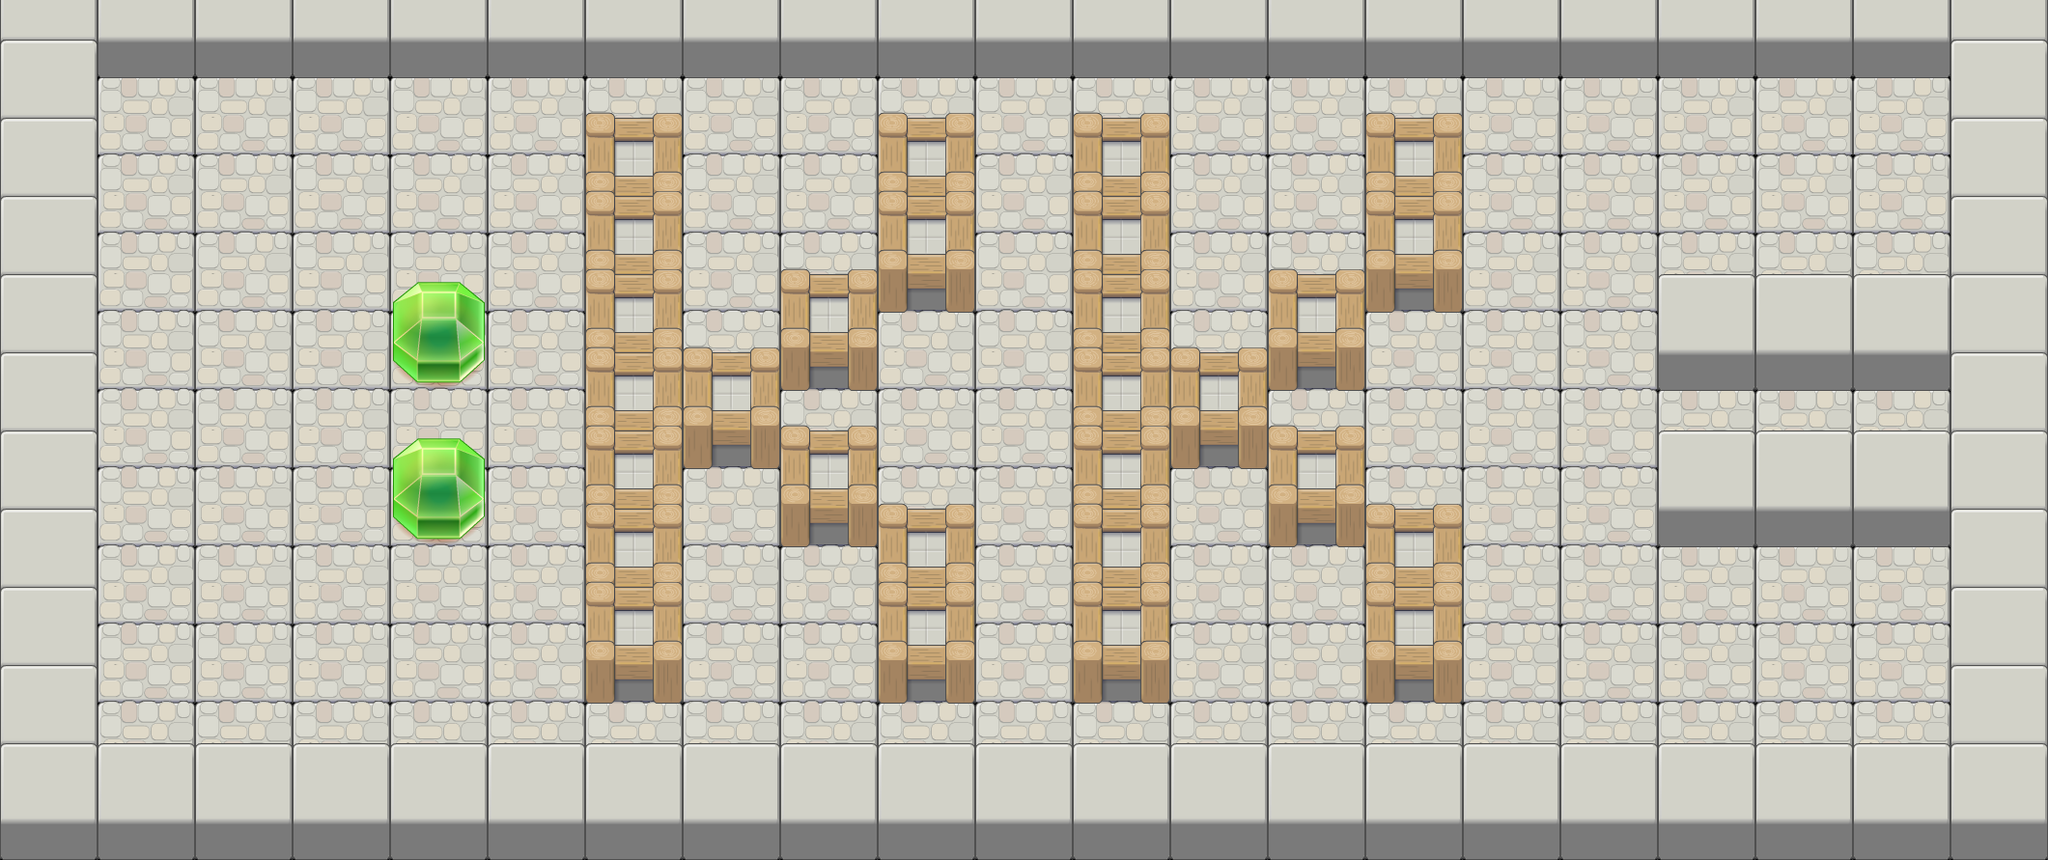

This game map was drawn from its Tiled (.tmx) file and the tilesets committed beside it. A one-line description and the trimmed map source follow:
An orthogonal 21x11 tile map with 101x81 px tiles, 3 tile layers (floor, obstacles, portals), 1 hidden layer not drawn and 94 objects.

<map version="1.0" orientation="orthogonal" width="21" height="11" tilewidth="101" tileheight="81">
  <tileset firstgid="1" source="tileset.tsx" />
  <layer name="floor" width="21" height="11">
    <properties>
      <property name="cc_vertexz" value="-20" />
    </properties>
    <data>[231 cells, 231 non-empty, 1 distinct tile ids]</data>
  </layer>
  <layer name="obstacles" width="21" height="11">
    <properties>
      <property name="cc_vertexz" value="automatic" />
      <property name="cc_alpha_func" value="0.5" />
    </properties>
    <data>[231 cells, 94 non-empty, 2 distinct tile ids]</data>
  </layer>
  <layer name="items" width="21" height="11" visible="0">
    <properties>
      <property name="cc_vertexz" value="automatic" />
      <property name="cc_alpha_func" value="0.5" />
    </properties>
    <data>[231 cells, 0 non-empty, 0 distinct tile ids]</data>
  </layer>
  <layer name="portals" width="21" height="11">
    <properties>
      <property name="cc_vertexz" value="automatic" />
      <property name="cc_alpha_func" value="0.5" />
    </properties>
    <data>[231 cells, 2 non-empty, 1 distinct tile ids]</data>
  </layer>
  <objectgroup name="colliders" width="21" height="11">
    <object name="" x="0" y="0" width="101" height="40" />
    <object name="" x="101" y="0" width="101" height="40" />
    <object name="" x="202" y="0" width="101" height="40" />
    <object name="" x="303" y="0" width="101" height="40" />
    <object name="" x="404" y="0" width="101" height="40" />
    <object name="" x="505" y="0" width="101" height="40" />
    <object name="" x="606" y="0" width="101" height="40" />
    <object name="" x="707" y="0" width="101" height="40" />
    <object name="" x="808" y="0" width="101" height="40" />
    <object name="" x="909" y="0" width="101" height="40" />
    <object name="" x="1010" y="0" width="101" height="40" />
    <object name="" x="1111" y="0" width="101" height="40" />
    <object name="" x="1212" y="0" width="101" height="40" />
    <object name="" x="1313" y="0" width="101" height="40" />
    <object name="" x="1414" y="0" width="101" height="40" />
    <object name="" x="1515" y="0" width="101" height="40" />
    <object name="" x="1616" y="0" width="101" height="40" />
    <object name="" x="1717" y="0" width="101" height="40" />
    <object name="" x="1818" y="0" width="101" height="40" />
    <object name="" x="1919" y="0" width="101" height="40" />
    <object name="" x="2020" y="0" width="101" height="40" />
    <object name="" x="0" y="81" width="101" height="40" />
    <object name="" x="2020" y="81" width="101" height="40" />
    <object name="" x="0" y="162" width="101" height="40" />
    <object name="" x="606" y="162" width="101" height="40" />
    <object name="" x="909" y="162" width="101" height="40" />
    <object name="" x="1111" y="162" width="101" height="40" />
    <object name="" x="1414" y="162" width="101" height="40" />
    <object name="" x="2020" y="162" width="101" height="40" />
    <object name="" x="0" y="243" width="101" height="40" />
    <object name="" x="606" y="243" width="101" height="40" />
    <object name="" x="909" y="243" width="101" height="40" />
    <object name="" x="1111" y="243" width="101" height="40" />
    <object name="" x="1414" y="243" width="101" height="40" />
    <object name="" x="2020" y="243" width="101" height="40" />
    <object name="" x="0" y="324" width="101" height="40" />
    <object name="" x="606" y="324" width="101" height="40" />
    <object name="" x="808" y="324" width="101" height="40" />
    <object name="" x="1111" y="324" width="101" height="40" />
    <object name="" x="1313" y="324" width="101" height="40" />
    <object name="" x="1717" y="324" width="101" height="40" />
    <object name="" x="1818" y="324" width="101" height="40" />
    <object name="" x="1919" y="324" width="101" height="40" />
    <object name="" x="2020" y="324" width="101" height="40" />
    <object name="" x="0" y="405" width="101" height="40" />
    <object name="" x="606" y="405" width="101" height="40" />
    <object name="" x="707" y="405" width="101" height="40" />
    <object name="" x="1111" y="405" width="101" height="40" />
    <object name="" x="1212" y="405" width="101" height="40" />
    <object name="" x="2020" y="405" width="101" height="40" />
    <object name="" x="0" y="486" width="101" height="40" />
    <object name="" x="606" y="486" width="101" height="40" />
    <object name="" x="808" y="486" width="101" height="40" />
    <object name="" x="1111" y="486" width="101" height="40" />
    <object name="" x="1313" y="486" width="101" height="40" />
    <object name="" x="1717" y="486" width="101" height="40" />
    <object name="" x="1818" y="486" width="101" height="40" />
    <object name="" x="1919" y="486" width="101" height="40" />
    <object name="" x="2020" y="486" width="101" height="40" />
    <object name="" x="0" y="567" width="101" height="40" />
    <object name="" x="606" y="567" width="101" height="40" />
    <object name="" x="909" y="567" width="101" height="40" />
    <object name="" x="1111" y="567" width="101" height="40" />
    <object name="" x="1414" y="567" width="101" height="40" />
    <object name="" x="2020" y="567" width="101" height="40" />
    <object name="" x="0" y="648" width="101" height="40" />
    <object name="" x="606" y="648" width="101" height="40" />
    <object name="" x="909" y="648" width="101" height="40" />
    <object name="" x="1111" y="648" width="101" height="40" />
    <object name="" x="1414" y="648" width="101" height="40" />
    <object name="" x="2020" y="648" width="101" height="40" />
    <object name="" x="0" y="729" width="101" height="40" />
    <object name="" x="2020" y="729" width="101" height="40" />
    <object name="" x="0" y="810" width="101" height="40" />
    <object name="" x="101" y="810" width="101" height="40" />
    <object name="" x="202" y="810" width="101" height="40" />
    <object name="" x="303" y="810" width="101" height="40" />
    <object name="" x="404" y="810" width="101" height="40" />
    <object name="" x="505" y="810" width="101" height="40" />
    <object name="" x="606" y="810" width="101" height="40" />
    <object name="" x="707" y="810" width="101" height="40" />
    <object name="" x="808" y="810" width="101" height="40" />
    <object name="" x="909" y="810" width="101" height="40" />
    <object name="" x="1010" y="810" width="101" height="40" />
    <object name="" x="1111" y="810" width="101" height="40" />
    <object name="" x="1212" y="810" width="101" height="40" />
    <object name="" x="1313" y="810" width="101" height="40" />
    <object name="" x="1414" y="810" width="101" height="40" />
    <object name="" x="1515" y="810" width="101" height="40" />
    <object name="" x="1616" y="810" width="101" height="40" />
    <object name="" x="1717" y="810" width="101" height="40" />
    <object name="" x="1818" y="810" width="101" height="40" />
    <object name="" x="1919" y="810" width="101" height="40" />
    <object name="" x="2020" y="810" width="101" height="40" />
  </objectgroup>
</map>
